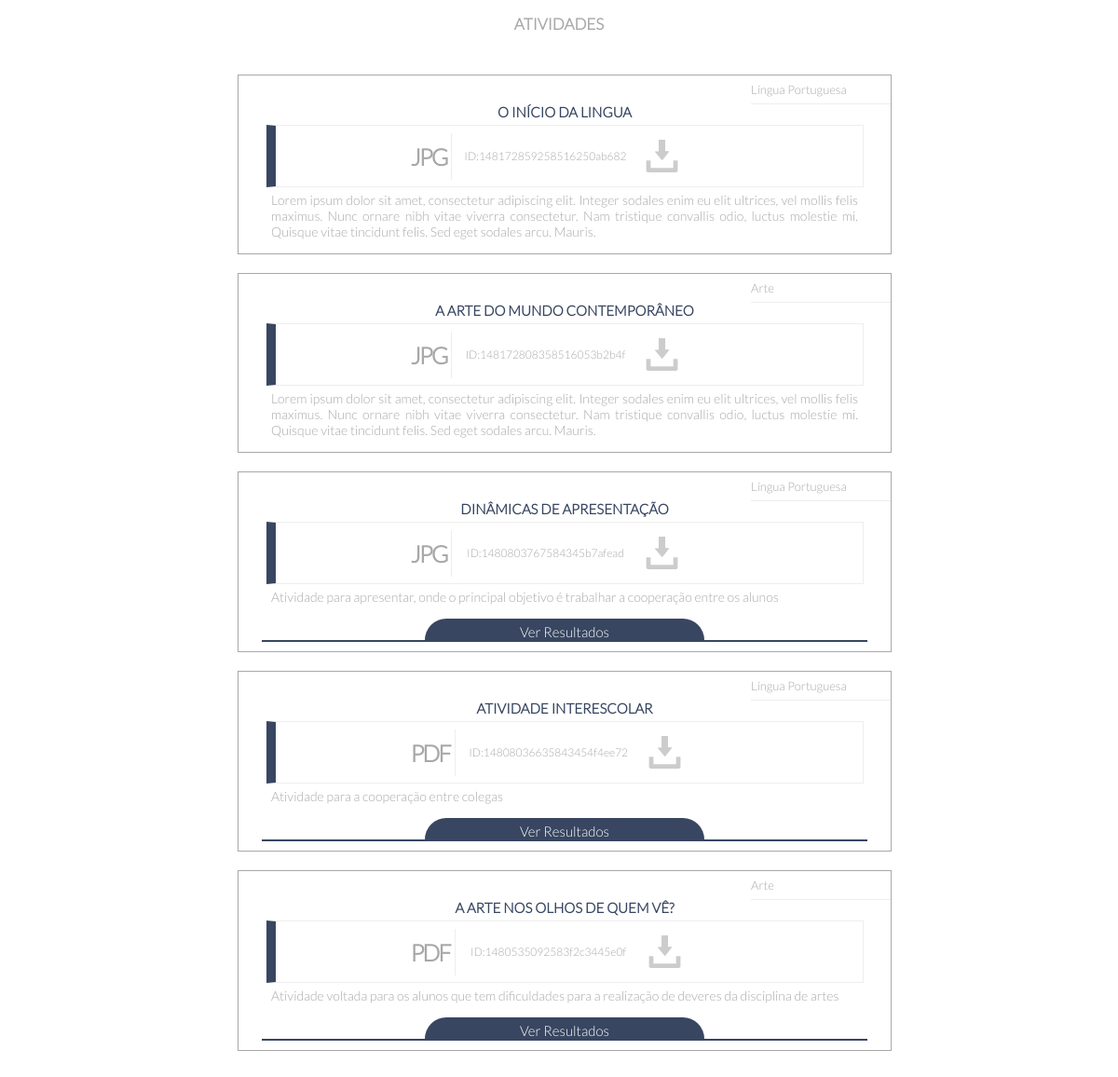
Page /Controle/controladorListarAtividadesAdaptadas.php on the committed database.
### tables this page shows
CREATE TABLE `atividadesadaptadas` (
  `idatividadesAdaptadas` int(11) NOT NULL,
  `id_professor` int(11) DEFAULT NULL,
  `descricao` varchar(500) NOT NULL,
  `arquivoAtividadesAdaptadas` varchar(500) NOT NULL,
  `nome` varchar(200) NOT NULL,
  `visualizado` varchar(5) NOT NULL DEFAULT 'Nao',
  `disciplina` varchar(150) NOT NULL
);

CREATE TABLE `professor` (
  `idprofessor` int(11) NOT NULL,
  `nome` varchar(50) NOT NULL,
  `cpf` varchar(20) NOT NULL,
  `email` varchar(50) NOT NULL,
  `senha` varchar(50) NOT NULL,
  `disciplina` varchar(50) NOT NULL,
  `dataNascimento` date NOT NULL,
  `sexo` varchar(30) NOT NULL,
  `perfil` int(11) NOT NULL
);

### Modelo/DAO/classeAtividadesAdaptadasDAO.php (called while the page is built, shortened)
<?php
class classeAtividadesAdaptadasDAO {
    public function listarAtividadesAdaptadas($Disciplina = null) {
        try {
            $pdo = conexao::getInstance();
            if (isset($Disciplina)):
                $sql = "SELECT * FROM atividadesadaptadas WHERE disciplina = '{$Disciplina}' ORDER BY idatividadesAdaptadas DESC";
            else:
                $sql = "SELECT * FROM atividadesadaptadas ORDER BY idatividadesAdaptadas DESC";
            endif;
            $stmt = $pdo->prepare($sql);
            $stmt->execute();
            $atividadesAdaptadas = array();
            While ($atividadesAdaptada = $stmt->fetchObject(__CLASS__)) {
                $atividadesAdaptadas[] = $atividadesAdaptada;
            }
            return $atividadesAdaptadas;
        } catch (Exception $exc) {
            echo $exc->getTraceAsString();
        }
    }
}
?>

### Modelo/DAO/classeResultadoDAO.php (called while the page is built, shortened)
<?php
class classeResultadoDAO {
    public function pesquisarResultadoPorID($IDAtividade) {
        try {
            $pdo = conexao::getInstance();
            $sql = "SELECT * FROM resultado WHERE id_atividadesAdaptadas = :IDresult";
            $stmt = $pdo->prepare($sql);
            $stmt->bindValue(':IDresult', $IDAtividade);
            $stmt->execute();
            $linhas = $stmt->rowCount();
            if ($linhas > 0):
                $Resultados = array();
                While ($Resultado = $stmt->fetchObject(__CLASS__)) {
                    $Resultados[] = $Resultado;
                }
                return $Resultados;
            endif;
        } catch (Exception $exc) {
            echo $exc->getTraceAsString();
        }
    }
    public function pesquisarnomeprofessor($idProfessor) {
        try {
            $pdo = conexao::getInstance();
            $sql = "SELECT * FROM professor WHERE idprofessor = :nameresult";
            $stmt = $pdo->prepare($sql);
            $stmt->bindValue(':nameresult', $idProfessor);
            $stmt->execute();
            $linhas = $stmt->rowCount();
            if ($linhas > 0):
                $ResultadoNomes = array();
                While ($ResultadoNome = $stmt->fetchObject(__CLASS__)) {
                    $ResultadoNomes[] = $ResultadoNome;
                }
                return $ResultadoNomes;
            endif;
        } catch (Exception $exc) {
            echo $exc->getTraceAsString();
        }
    }
}

### Controle/controladorListarAtividadesAdaptadas.php (the view, shortened to what this page needs)
<head>
    <link rel="stylesheet" type="text/css" href="../Visao/css/Stilolistaatividade.css">
</head>
<header>Atividades</header>
<div id="corpolista">
    <?php
    require_once '../Modelo/DAO/classeAtividadesAdaptadasDAO.php';
    require_once '../Modelo/DAO/classeAtividadesAdaptadasDAO.php';
    $novoAtividadesAdaptadasDAO = new classeAtividadesAdaptadasDAO();
    if (isset($_SESSION['DisciplinaUsuarLologado'])):
        $Disciplina = $_SESSION['DisciplinaUsuarLologado'];
        $atividades = $novoAtividadesAdaptadasDAO->listarAtividadesAdaptadas($Disciplina);
    else: $atividades = $novoAtividadesAdaptadasDAO->listarAtividadesAdaptadas();
    endif;
    if (isset($atividades)) {
        foreach ($atividades as $atividade) {
            $nomearquivo = $atividade->arquivoAtividadesAdaptadas;
            $extensao = pathinfo($nomearquivo, PATHINFO_EXTENSION);
            $novonome = substr($nomearquivo, 0, strrpos($nomearquivo, "."));
            echo '<ul class="lista">';
            echo '<li class="disciplina">';
            echo $atividade->disciplina;
            echo '</li>';
            echo '<li class="nome">';
            echo $atividade->nome;
            echo '</li>';
            echo '<div class="corpodesceArqu">';
            echo '<li class="arquivo">';
            echo '<div class="tipoarquivo">';
            echo $extensao;
            echo '</div>';
            echo '<div class="nomearquivo">';
            echo "ID:" . $novonome;
            echo '</div>';
            echo "<a href='../baixar.php?arquivo=ArquivosAtividades/" . $nomearquivo . "'>";
            echo '<div class="download">';
            echo '<img src="..//../Visao/img/downloadicon.png">';
            echo '</div></a>';
            echo '</li>';
            echo '</div>';
            echo '<li class="descricao">';
            echo $atividade->descricao;
            echo '</li>';
                ?>
                <?php
            if (isset($_SESSION['IdUsuarLologado'])):
                $IDprofessor = $_SESSION['IdUsuarLologado'];
                require_once '../Modelo/DAO/classeResultadoDAO.php';
                $ResultadosDao = new classeResultadoDAO();
                $Resultados = $ResultadosDao->pesquisarResultado($IDprofessor, $atividade->idatividadesAdaptadas);
                if (!isset($Resultados)):
                    echo '<div id="escreverresult">';
                    echo 'Avaliar resultado desta atividade';
                    echo '</div>';
                    echo '<div id="corpocadastroresult">';
                    echo '<header><img src="../Visao/img/prof.png"><h3>' .
                    $_SESSION['NomeUsuarioLogado']
                    . '</h3></header>';
                    echo '<form id="formResult"
                           name="formResult"
                           onSubmit="return ValidaFormulario();"
                           method="POST"
                           action="controladorCadastrarResultado.php">';
                    echo '<input id = "idAtividade" name = "idAtividade" type = "hidden"
            value = "' . $atividade->idatividadesAdaptadas . '">';
                    echo '<h4>Parecer</h4>';
                    echo '<textarea name="parecer" id="parecer"></textarea>';
                    echo '<input type="submit" value="Salvar" id="botaosubmit">';
                    echo '</form>';
                    echo '</div>';
                else:
                    foreach ($Resultados as $Resultado):
                        echo '<div id="escreverresult" style="background: #ffb233">';
                        echo 'Editar minha avaliação';
                        echo '</div>';
                        echo '<div id="corpocadastroresult" style="border-top: 1px solid #ffb233;border-bottom: 1px solid #ffb233"">';
                        echo '<a id="excluirResultado" href="controladorExcluirResultado.php?idResultado=' . $Resultado->idresultado . '"><img src="../Visao/img/delete-2-xxl.png"></a>';
                        echo '<header><img src="../Visao/img/prof.png"><h3>' .
                        $_SESSION['NomeUsuarioLogado']
                        . '</h3></header>';
                        echo '<form id="formResult"
                           name="formResult"
                           method="POST"
                           action="controladorAlterarResultado.php">';
                        echo '<input id = "idAtividade" name = "IdResultado" type = "hidden"
            value = "' . $Resultado->idresultado . '">';
                        echo '<h4>Parecer</h4>';
                        echo '<textarea name="parecer" id="parecer" style="outline-color: #ffb233">' . $Resultado->parecer . '</textarea>';
                        echo '<input type="submit" value="Alterar" id="botaosubmit" style="background: #ffb233">';
                        echo '</form>';
                        echo '</div>';
                    endforeach;
                endif;
            else:
                require_once '../Modelo/DAO/classeResultadoDAO.php';
                $IDAtividade = $atividade->idatividadesAdaptadas;
                $PesquisarporidResultDAO = new classeResultadoDAO();
                $Results = $PesquisarporidResultDAO->pesquisarResultadoPorID($IDAtividade);
                if (isset($Results)):
                    echo '<div id="escreverresult">';
                    echo 'Ver Resultados';
                    echo '</div>';
                    echo '<div id="corpocadastroresult">';
                    echo '<div id="corpocadastroresult2">';
                    foreach ($Results as $Result):
                        $IDprofessor = $Result->id_Professor;
                        $PesquisarpornomeprofessorDAO = new classeResultadoDAO();
                        $Resultsnomes = $PesquisarpornomeprofessorDAO->pesquisarnomeprofessor($IDprofessor);
                        foreach ($Resultsnomes as $Resultsnome):
                            echo '<header><img src="../Visao/img/prof.png"><h3>' .
                            $Resultsnome->nome
                            . '</h3></header>';
                        endforeach;
                    endforeach;
                    echo '</div>';
                    echo '</div>';
                endif;
            endif;
            echo '</ul>';
        }
    }
    ?>
</div>

### Visao/css/Stilolistaatividade.css (style rules this page uses)
a { text-decoration: none }
header { position: fixed; width: 100%; z-index: 2; font-size: 17px; margin: 0; color: #a8a8a8; text-transform: uppercase; padding: 15px 0; text-align: center; background: white; font-weight: bolder }
#corpolista { width: 700px; margin: 0 auto; padding: 30px 5px; background: white; padding-bottom: 50px; margin-top: 50px; position: absolute; left: 50%; margin-left: -350px; }
#corpolista .lista { width: 700px; margin: 0 auto; padding: 0; list-style: none; margin-bottom: 20px; transition: border 0.3s ease-in-out; overflow: hidden; padding-top: 10px; border: 1px solid transparent; border: 1px solid #a8a8a8; position: relative; }
.lista .nome { width: 90%; margin: 0 auto; font-size: 15px; padding: 5px 0; color: #384661; text-align: center; font-weight: bolder; text-transform: uppercase; margin-top: 15px; }
.lista .disciplina { position: absolute; right: 0; top:0; font-family: "Lato-light"; width: 150px; height: 30px; border: none; border-bottom: 1px solid #eee; outline-color: #3acb9b; color: #a8a8a8; font-size: 13px; line-height: 30px }
.lista .corpodesceArqu { width: 90%; margin: 0 auto; font-size: 15px; padding: 0; border: 1px solid #eee; border-left: 10px solid #384661; }
.lista .arquivo { margin: 0 auto; font-size: 15px; padding: 5px 0; padding: 0; overflow: hidden; width: 350px; }
.lista .descricao { width: 90%; margin: 0 auto; font-size: 14px; padding: 5px 0; color: #a8a8a8; text-align: justify; margin-bottom: 5px; overflow: hidden; margin-bottom: 10px; }
.lista .tipoarquivo { text-align: center; font-size: 25px; letter-spacing: -2px; height: 50px; float: left; color: #a8a8a8; padding: 0 5px; border-right: 1px solid #eee; margin: 7.5px 0; line-height: 50px; background: white; text-transform: uppercase; font-weight: bolder }
.lista .nomearquivo { text-align: center; font-size: 12px; height: 50px; width: 200px; color: #a8a8a8; line-height: 50px; background: white; margin: 7.5px 0; float: left; }
.lista .download { text-align: center; font-size: 14px; height: 50px; color: white; float: left; width: 50px; transition: transform 0.2s ease-out; margin: 7.5px 0; }
.lista .download img { margin: 7.5px 0; width: 35px; }
.lista a { font-weight: bold; color: white }
#escreverresult { text-align: center; border: none; width: 300px; padding: 0; padding-top: 5px; margin: 0 auto; color: white; background: #384661; border-radius: 90px 90px 0 0; cursor: pointer; font-size: 15px; }
#corpocadastroresult { border-top: 1px solid #384661; border-bottom: 1px solid #384661; width: 650px; margin: 0 auto; margin-bottom: 10px; overflow: hidden; position: relative; height: 0; transition: height 0.3s linear }
#corpocadastroresult2 { width: 650px; margin: 0 auto; margin-bottom: 10px; overflow: auto; position: relative; height: 200px }
#corpocadastroresult header { text-align: left; position: relative; width: 100%; margin: 0 auto; height: 30px; padding: 0 }
#corpocadastroresult header img { float: left; width: 30px; height: 30px; }
#corpocadastroresult header h3 { font-size: 10px; margin: 0; color: #a8a8a8; margin-left: 10px; float: left; height: 30px; line-height: 30px; }

### rows in the picture
atividadesadaptadas: disciplina "Língua Portuguesa", nome "O INÍCIO DA LINGUA", arquivoAtividadesAdaptadas "JPG", arquivoAtividadesAdaptadas "148172859258516250ab682", descricao "Lorem ipsum dolor sit amet, consectetur adipiscing elit. Integer sodales enim eu elit ultrices, vel mollis felis maximus. Nunc ornare nibh vitae viverra consectetur. Nam tristique convallis odio, luctus molestie mi. Quisque vitae tincidunt felis. Sed eget sodales arcu. Mauris."
atividadesadaptadas: disciplina "Arte", nome "A ARTE DO MUNDO CONTEMPORÂNEO", arquivoAtividadesAdaptadas "JPG", arquivoAtividadesAdaptadas "148172808358516053b2b4f", descricao "Lorem ipsum dolor sit amet, consectetur adipiscing elit. Integer sodales enim eu elit ultrices, vel mollis felis maximus. Nunc ornare nibh vitae viverra consectetur. Nam tristique convallis odio, luctus molestie mi. Quisque vitae tincidunt felis. Sed eget sodales arcu. Mauris."
atividadesadaptadas: disciplina "Língua Portuguesa", nome "DINÂMICAS DE APRESENTAÇÃO", arquivoAtividadesAdaptadas "JPG", arquivoAtividadesAdaptadas "1480803767584345b7afead", descricao "Atividade para apresentar, onde o principal objetivo é trabalhar a cooperação entre os alunos"
atividadesadaptadas: disciplina "Língua Portuguesa", nome "ATIVIDADE INTERESCOLAR", arquivoAtividadesAdaptadas "PDF", arquivoAtividadesAdaptadas "14808036635843454f4ee72", descricao "Atividade para a cooperação entre colegas"
atividadesadaptadas: disciplina "Arte", nome "A ARTE NOS OLHOS DE QUEM VÊ?", arquivoAtividadesAdaptadas "PDF", arquivoAtividadesAdaptadas "1480535092583f2c3445e0f", descricao "Atividade voltada para os alunos que tem dificuldades para a realização de deveres da disciplina de artes"
